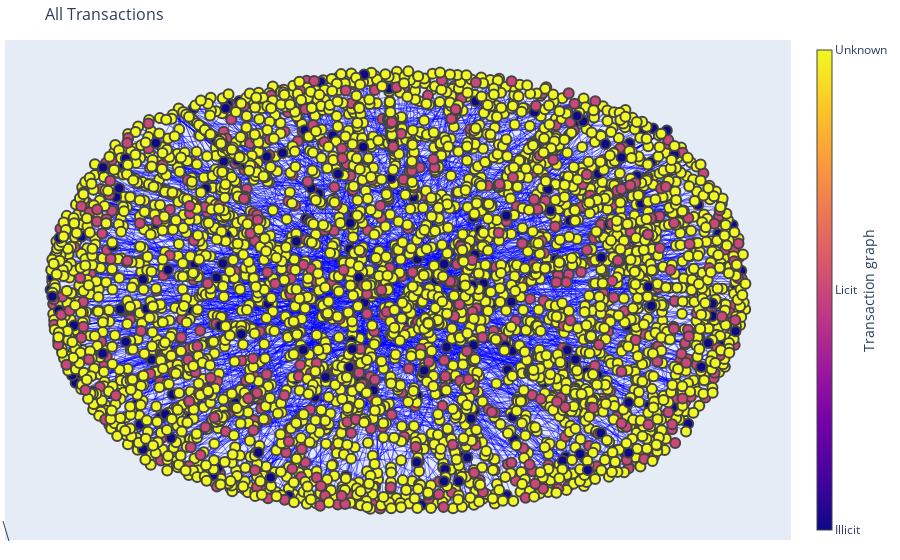

The notebook cell this image was saved under:
### Code cell
from helpers import bfs, get_class_pairs, choose_node_based_on_neighbors
import numpy as np
node_of_interest:Node = choose_node_based_on_neighbors(graph_of_interest, 4)
if node_of_interest is not None:
    total_disjoint_graphs = []
    total_nodes = graph_of_interest.node_txId_set.copy()
    
    print(len(total_nodes))
# while len(total_nodes) > 0:
    #node_of_interest_txId = list(total_nodes)[0]
    # print(node_of_interest_txId)
    # print(graph_of_interest.nodes[node_of_interest_txId].total_neighbors())
    result = bfs(graph_of_interest, node_of_interest.txId)
    pairs = list(result[0])
    visited_nodes = list(result[1])
    #print(len(pairs), len(visited_nodes))
    nodes_n_classes = []
    for n in visited_nodes:
        nodes_n_classes.append([n, graph_of_interest.nodes[n].label])
    df1 = pd.DataFrame(nodes_n_classes, columns=['txId', 'class'])
    # print(df1)
    visualize_graph_df(df1, txs_edgelist)
    # print(len(visited_nodes))
    cls_pairs = list(get_class_pairs(graph_of_interest, pairs))
    #print(len(cls_pairs))
    # total_disjoint_graphs.append([pairs, cls_pairs])
    # total_nodes.difference_update(total_nodes, visited_nodes)
    # print(len(total_disjoint_graphs))
    #visualize_graph_from_list(cls_pairs, pairs, f"Graph in timestep {TIMESTEP} that includes the node {node_of_interest.txId}")

    
else:
    print("No such node")

### Figure 1 — Plotly figure (JSON) as saved in the notebook; plotly's stock layout.template omitted (floating-point values rounded to 4 significant figures; data arrays with more than 128 entries replaced by an {"elided": "..."} marker saying what was removed)
{"data": [{"hoverinfo": "none", "line": {"color": "blue", "width": 0.5}, "mode": "lines", "type": "scatter", "x": {"elided": "14265 float values"}, "y": {"elided": "14265 float values"}}, {"hoverinfo": "text", "marker": {"color": {"elided": "4291 int values"}, "colorbar": {"thickness": 15, "tickmode": "array", "ticktext": ["Unknown", "Illicit", "Licit"], "tickvals": [3, 1, 2], "title": {"side": "right", "text": "Transaction graph"}, "xanchor": "left"}, "line": {"width": 2}, "size": 10}, "mode": "markers", "text": {"elided": "4291 str values"}, "type": "scatter", "x": {"elided": "4291 float values"}, "y": {"elided": "4291 float values"}}], "layout": {"annotations": [{"showarrow": true, "x": 0.005, "xref": "paper", "y": -0.002, "yref": "paper"}], "hovermode": "closest", "margin": {"b": 20, "l": 5, "r": 5, "t": 40}, "showlegend": false, "title": {"font": {"size": 16}, "text": "All Transactions "}, "xaxis": {"showgrid": false, "showticklabels": false, "zeroline": false}, "yaxis": {"showgrid": false, "showticklabels": false, "zeroline": false}}}
